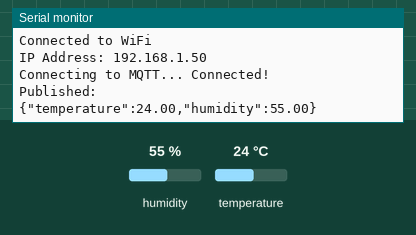
Simulated run of this sketch. Board: ESP32. On the bench: the last lines printed to the serial monitor. The inputs (shaded band) are chosen by the test bench; at power-on: humidity 55 %, temperature 24 °C. WiFi joins after 1.5 s; servers stay silent unless stated; no MQTT or app messages arrive unless stated.

Above: at 3.7 s.
3.8 s: humidity set to 22 %
At 8.7 s:
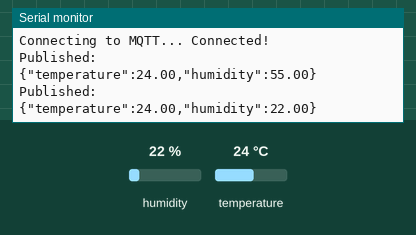
9.4 s: temperature set to 12 °C
At 13.4 s:
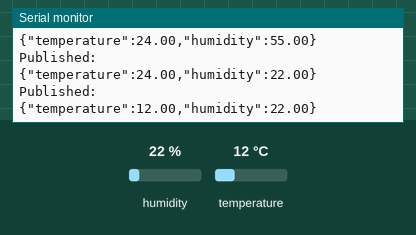
15.0 s: humidity set to 40 %
At 18.1 s:
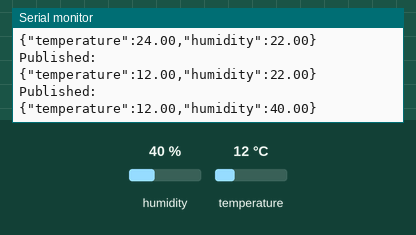
Timing chart, 0 to 19.6 s (numbered marks = the images above; inputs shaded):
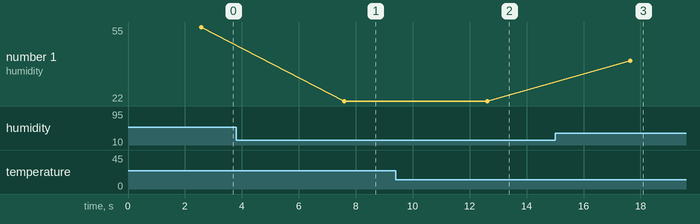

The sketch:

tempmqtt.ino
```cpp
#include <WiFi.h>
#include <ArduinoMqttClient.h>
#include <DHT.h>

const char *ssid = "AndroidAP_5063";
const char *password = "anaghaaa";

const char *host = "10.154.102.25";
  // FIXED
unsigned int port = 1883;

#define DHT_PIN 4
#define DHT_TYPE DHT11

DHT dht(DHT_PIN, DHT_TYPE);

WiFiClient wifiClient;
MqttClient publisher(wifiClient);

void setup() {
  Serial.begin(115200);
  delay(1000);
  dht.begin();

  WiFi.mode(WIFI_STA);
  WiFi.begin(ssid, password);

  Serial.print("Connecting to WiFi");
  while (WiFi.status() != WL_CONNECTED) {
    delay(500);
    Serial.print(".");
  }

  Serial.println("\nConnected to WiFi");
  Serial.print("IP Address: ");
  Serial.println(WiFi.localIP());

  Serial.print("Connecting to MQTT...");
  if (!publisher.connect(host, port)) {
    Serial.println(" FAILED!");
    while (1);
  }
  Serial.println(" Connected!");
}

void loop() {
  float temperature = dht.readTemperature();
  float humidity = dht.readHumidity();

  if (isnan(temperature) || isnan(humidity)) {
    Serial.println("Failed to read from DHT sensor!");
    delay(2000);
    return;
  }

  String data = "{\"temperature\":" + String(temperature) +
                ",\"humidity\":" + String(humidity) + "}";

  publisher.beginMessage("reading/dht");
  publisher.print(data);
  publisher.endMessage();

  Serial.println("Published:");
  Serial.println(data);

  delay(5000);
}
```

Measured:
- after the input at 3.8 s, the serial monitor: prints a new line after 3.8 s (image 1)
- after the input at 9.4 s, the serial monitor: prints a new line after 3.2 s (image 2)
- after the input at 15.0 s, the serial monitor: prints a new line after 2.6 s (image 3)
- plotted number 1: 55 → 22 after the input at 3.8 s, 22 → 40 after the input at 15.0 s
